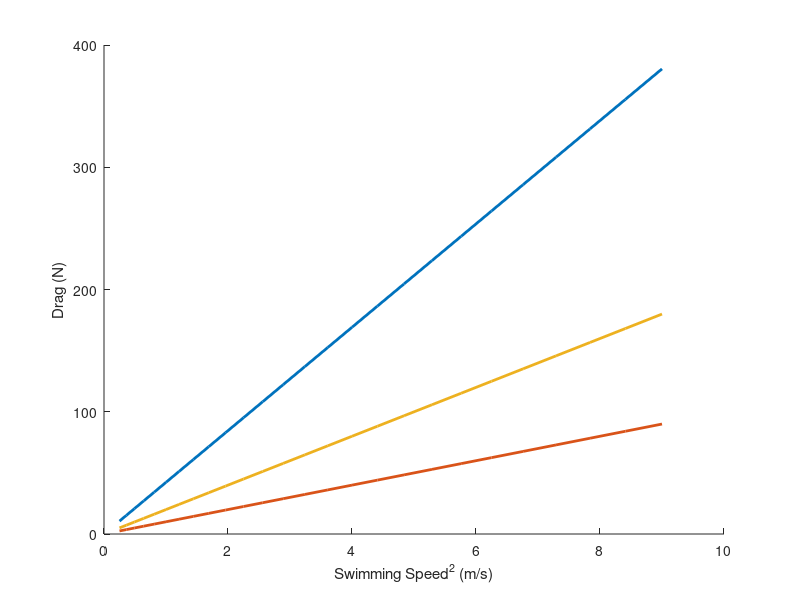

Here is the MATLAB script that generated this plot: (Note: this script raises an error after producing the figure.)
% bowhead vs narw drag

% drag = 1/2 rho A Cd U^2 
% drag coefficient from van der Hoop, McGregor, fairly average 
Cd = 0.01; 
% seawater density
rho = 1025;
U = 0.5:0.1:3; % speeds
% drag augmentation factor for oscillation, = 1-3 as per Frank Fish, pers comm
k = 1.5;
% appendages
g = 1.3;

%%
bowhead_drag = 0.5*rho*4.23*Cd*U.^2*g*k; 
right_drag1 = 0.5*rho*1*Cd*U.^2*g*k; 
right_drag2 = 0.5*rho*2*Cd*U.^2*g*k; 
% data_drag = 0.5*rho.*gapes*Cd.*allspeeds'*g*k; 

figure(1), clf
hold on 
plot(U.^2,bowhead_drag,'LineWidth',2)
plot(U.^2,right_drag1,'LineWidth',2)
plot(U.^2,right_drag2,'LineWidth',2)

xlabel('Swimming Speed^2 (m/s)'), ylabel('Drag (N)'), adjustfigurefont('helvetica',14)
legend('Bowhead, 4.2 m^2 gape', 'Right, 1m^2 gape', 'Right, 2m^2 gape','location','NW')

% Potvin Mouth Friction Drag (N) [U^2 vs N]
MouthFriction = [1.0238559	84.90758
2.2950184	234.156
4.025251	447.49136
15.994707	1682.0536
0.98922634	257.6173
2.2959318	471.56204
3.991452	836.0248
9.007175	1864.7675
15.930597	3365.5798
0.9895585	343.94678
2.2971776	795.2976
3.993362	1332.4193
16.008991	5394.221];
plot(MouthFriction(:,1),MouthFriction(:,2),'o')
% fit a relationship to this for smoother plotting

% get sizes and reorder for plotting 

figure(2), clf, hold on 
plot(U,4.2*U,'--','LineWidth',2)
plot(U,1*U,'--','LineWidth',2)
plot(U,2*U,'--','LineWidth',2)
xlabel('Swimming Speed (m/s)'), ylabel('Filtration Rate (m^3/s)'), adjustfigurefont('helvetica',14)
legend('Bowhead, 4.2 m^2 gape', 'Right, 1m^2 gape', 'Right, 2m^2 gape','location','NW')


figure(3), clf
h1 = axes('Color','w','XColor','k','YColor','k',...
          'YLim',[0 4000],'Xlim',[0.5 max(U)],'NextPlot','add');
h2 = axes('Color','none','XColor','k','YColor','k',...
          'YLim',[0 14],'Xlim',[0.5 max(U)],...
          'Yaxislocation','right','ytick',[0 3 6 9 12],...
          'Xaxislocation','top','xtick',[],'NextPlot','add');

xlabel(h1,'Swimming Speed (m/s)');
ylabel(h1,'Mouth Friction Drag (N)');
ylabel(h2,'Filtation Rate (m^3/s)');

plot(h1,sqrt(MouthFriction(1:4,1)),MouthFriction(1:4,2),'Linewidth',2)
plot(h1,sqrt(MouthFriction(5:9,1)),MouthFriction(5:9,2),'Linewidth',2)
plot(h1,sqrt(MouthFriction(10:13,1)),MouthFriction(10:13,2),'Linewidth',2)

bowhead_frate = 4.2*U; % filtration rates of bowhead and rights based on area and swimming speed
right_frate1 = 1*U; 
right_frate2 = 2*U; 

plot(h2,U,bowhead_frate,'--','LineWidth',2)
plot(h2,U,right_frate1,'--','LineWidth',2)
plot(h2,U,right_frate2,'--','LineWidth',2)
legend('Bowhead, 4.2 m^2 gape', 'Right, 1m^2 gape', 'Right, 2m^2 gape','location','NW')

adjustfigurefont('Helvetica',14), print('bowhead_right_drag','-dpng')

% values for paper

% right whale with 1m2 gape filters 3 m^3/s at 3 m/s, drag is X amount more
% than bowhead filtering that speed 
right_drag1(end)/bowhead_drag(3);
right_drag2(find(U==1.5))/bowhead_drag(3);


% plot(h1,allspeeds,data_drag,'o')
% plot(h2,allspeeds,all_hr_rate/3600,'^')
return 

%% sharks
whaleshark_drag = 0.5*rho*0.1*Cd*U.^2*g*k; 
basking_drag = 0.5*rho*0.4*Cd*U.^2*g*k;

% figure(3), clf
% h1 = axes('Color','w','XColor','k','YColor','k',...
%           'YLim',[0 450],'Xlim',[0.5 max(U)],'NextPlot','add');
% h2 = axes('Color','none','XColor','k','YColor','k',...
%           'YLim',[0 14],'Xlim',[0.5 max(U)],...
%           'Yaxislocation','right','ytick',[0 3 6 9 12],...
%           'Xaxislocation','top','xtick',[],'NextPlot','add');

% xlabel(h1,'Swimming Speed (m/s)');
% ylabel(h1,'Drag (N); Frontal Area Reference');
% ylabel(h2,'Filtation Rate (m^3/s)');

plot(h1,U,whaleshark_drag,'Linewidth',2)
plot(h1,U,basking_drag,'Linewidth',2)

whaleshark_frate = 0.1*U; % filtration rates of bowhead and rights based on area and swimming speed
basking_frate = 0.4*U; 

plot(h2,U,whaleshark_frate,'--','LineWidth',2)
plot(h2,U,basking_frate,'--','LineWidth',2)
legend('Whale Shark', 'Basking Shark','location','NW')
